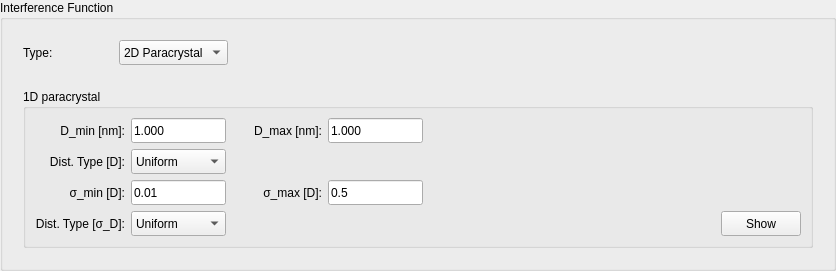
                   <widget class="QGroupBox" name="sampleParameterInterferenceFunctionBox">
                    <property name="sizePolicy">
                     <sizepolicy hsizetype="Preferred" vsizetype="Expanding">
                      <horstretch>0</horstretch>
                      <verstretch>0</verstretch>
                     </sizepolicy>
                    </property>
                    <property name="minimumSize">
                     <size>
                      <width>0</width>
                      <height>0</height>
                     </size>
                    </property>
                    <property name="title">
                     <string>Interference Function</string>
                    </property>
                    <layout class="QVBoxLayout" name="verticalLayout_11">
                     <item>
                      <widget class="QWidget" name="InterferenceFunctionTypeWidget" native="true">
                       <layout class="QHBoxLayout" name="horizontalLayout_7">
                        <item>
                         <widget class="QLabel" name="InterferenceFunctionTypeLabel">
                          <property name="sizePolicy">
                           <sizepolicy hsizetype="Fixed" vsizetype="Fixed">
                            <horstretch>0</horstretch>
                            <verstretch>0</verstretch>
                           </sizepolicy>
                          </property>
                          <property name="minimumSize">
                           <size>
                            <width>90</width>
                            <height>25</height>
                           </size>
                          </property>
                          <property name="maximumSize">
                           <size>
                            <width>16777215</width>
                            <height>16777215</height>
                           </size>
                          </property>
                          <property name="text">
                           <string>Type:</string>
                          </property>
                         </widget>
                        </item>
                        <item>
                         <widget class="QComboBox" name="InterferenceFunctionTypeComBox">
                          <property name="minimumSize">
                           <size>
                            <width>100</width>
                            <height>25</height>
                           </size>
                          </property>
                          <property name="maximumSize">
                           <size>
                            <width>150</width>
                            <height>16777215</height>
                           </size>
                          </property>
                          <item>
                           <property name="text">
                            <string>2D Paracrystal</string>
                           </property>
                          </item>
                          <item>
                           <property name="text">
                            <string>None</string>
                           </property>
                          </item>
                         </widget>
                        </item>
                        <item>
                         <spacer name="InterferenceFunctionTypeSpacer">
                          <property name="orientation">
                           <enum>Qt::Horizontal</enum>
                          </property>
                          <property name="sizeHint" stdset="0">
                           <size>
                            <width>40</width>
                            <height>20</height>
                           </size>
                          </property>
                         </spacer>
                        </item>
                       </layout>
                      </widget>
                     </item>
                     <item>
                      <widget class="QStackedWidget" name="InterferenceFunctionStackedWidgets">
                       <property name="minimumSize">
                        <size>
                         <width>0</width>
                         <height>0</height>
                        </size>
                       </property>
                       <property name="currentIndex">
                        <number>0</number>
                       </property>
                       <widget class="QWidget" name="InterferenceFunction1DParacrystalPage">
                        <layout class="QVBoxLayout" name="verticalLayout_12">
                         <item>
                          <widget class="QGroupBox" name="InterferenceFunction1DParacrystalBox">
                           <property name="title">
                            <string>1D paracrystal</string>
                           </property>
                           <layout class="QGridLayout" name="gridLayout_17">
                            <item row="0" column="0">
                             <widget class="QLabel" name="InterferenceFunction1DParacrystalDMinLabel">
                              <property name="sizePolicy">
                               <sizepolicy hsizetype="Fixed" vsizetype="Fixed">
                                <horstretch>0</horstretch>
                                <verstretch>0</verstretch>
                               </sizepolicy>
                              </property>
                              <property name="minimumSize">
                               <size>
                                <width>90</width>
                                <height>25</height>
                               </size>
                              </property>
                              <property name="maximumSize">
                               <size>
                                <width>16777215</width>
                                <height>16777215</height>
                               </size>
                              </property>
                              <property name="text">
                               <string>D_min [nm]:</string>
                              </property>
                              <property name="alignment">
                               <set>Qt::AlignRight|Qt::AlignTrailing|Qt::AlignVCenter</set>
                              </property>
                             </widget>
                            </item>
                            <item row="0" column="1">
                             <widget class="QLineEdit" name="InterferenceFunction1DParacrystalDMinValue">
                              <property name="minimumSize">
                               <size>
                                <width>95</width>
                                <height>20</height>
                               </size>
                              </property>
                              <property name="maximumSize">
                               <size>
                                <width>95</width>
                                <height>25</height>
                               </size>
                              </property>
                              <property name="text">
                               <string>1.000</string>
                              </property>
                             </widget>
                            </item>
                            <item row="0" column="2">
                             <widget class="QLabel" name="InterferenceFunction1DParacrystalDMaxLabel">
                              <property name="sizePolicy">
                               <sizepolicy hsizetype="Fixed" vsizetype="Fixed">
                                <horstretch>0</horstretch>
                                <verstretch>0</verstretch>
                               </sizepolicy>
                              </property>
                              <property name="minimumSize">
                               <size>
                                <width>90</width>
                                <height>25</height>
                               </size>
                              </property>
                              <property name="maximumSize">
                               <size>
                                <width>16777215</width>
                                <height>16777215</height>
                               </size>
                              </property>
                              <property name="text">
                               <string>D_max [nm]:</string>
                              </property>
                              <property name="alignment">
                               <set>Qt::AlignRight|Qt::AlignTrailing|Qt::AlignVCenter</set>
                              </property>
                             </widget>
                            </item>
                            <item row="0" column="3">
                             <widget class="QLineEdit" name="InterferenceFunction1DParacrystalDMaxValue">
                              <property name="minimumSize">
                               <size>
                                <width>95</width>
                                <height>20</height>
                               </size>
                              </property>
                              <property name="maximumSize">
                               <size>
                                <width>95</width>
                                <height>25</height>
                               </size>
                              </property>
                              <property name="text">
                               <string>1.000</string>
                              </property>
                             </widget>
                            </item>
                            <item row="0" column="4">
                             <spacer name="InterferenceFunction1DParacrystalSpacer">
                              <property name="orientation">
                               <enum>Qt::Horizontal</enum>
                              </property>
                              <property name="sizeHint" stdset="0">
                               <size>
                                <width>292</width>
                                <height>20</height>
                               </size>
                              </property>
                             </spacer>
                            </item>
                            <item row="1" column="0">
                             <widget class="QLabel" name="InterferenceFunction1DParacrystalDistTypeDLabel">
                              <property name="sizePolicy">
                               <sizepolicy hsizetype="Fixed" vsizetype="Fixed">
                                <horstretch>0</horstretch>
                                <verstretch>0</verstretch>
                               </sizepolicy>
                              </property>
                              <property name="minimumSize">
                               <size>
                                <width>90</width>
                                <height>25</height>
                               </size>
                              </property>
                              <property name="maximumSize">
                               <size>
                                <width>16777215</width>
                                <height>16777215</height>
                               </size>
                              </property>
                              <property name="text">
                               <string>Dist. Type [D]:</string>
                              </property>
                              <property name="alignment">
                               <set>Qt::AlignRight|Qt::AlignTrailing|Qt::AlignVCenter</set>
                              </property>
                             </widget>
                            </item>
                            <item row="1" column="1">
                             <widget class="QComboBox" name="InterferenceFunction1DParacrystalDistTypeDCombox">
                              <property name="minimumSize">
                               <size>
                                <width>95</width>
                                <height>25</height>
                               </size>
                              </property>
                              <property name="maximumSize">
                               <size>
                                <width>95</width>
                                <height>16777215</height>
                               </size>
                              </property>
                              <item>
                               <property name="text">
                                <string>Uniform</string>
                               </property>
                              </item>
                              <item>
                               <property name="text">
                                <string>Gaussian</string>
                               </property>
                              </item>
                              <item>
                               <property name="text">
                                <string>Log-normal</string>
                               </property>
                              </item>
                             </widget>
                            </item>
                            <item row="2" column="0">
                             <widget class="QLabel" name="InterferenceFunction1DParacrystalSigmaMinDLabel">
                              <property name="sizePolicy">
                               <sizepolicy hsizetype="Fixed" vsizetype="Fixed">
                                <horstretch>0</horstretch>
                                <verstretch>0</verstretch>
                               </sizepolicy>
                              </property>
                              <property name="minimumSize">
                               <size>
                                <width>90</width>
                                <height>25</height>
                               </size>
                              </property>
                              <property name="maximumSize">
                               <size>
                                <width>16777215</width>
                                <height>16777215</height>
                               </size>
                              </property>
                              <property name="text">
                               <string>σ_min [D]:</string>
                              </property>
                              <property name="alignment">
                               <set>Qt::AlignRight|Qt::AlignTrailing|Qt::AlignVCenter</set>
                              </property>
                             </widget>
                            </item>
                            <item row="2" column="1">
                             <widget class="QLineEdit" name="InterferenceFunction1DParacrystalSigmaMinDValue">
                              <property name="minimumSize">
                               <size>
                                <width>95</width>
                                <height>20</height>
                               </size>
                              </property>
                              <property name="maximumSize">
                               <size>
                                <width>95</width>
                                <height>25</height>
                               </size>
                              </property>
                              <property name="text">
                               <string>0.01</string>
                              </property>
                             </widget>
                            </item>
                            <item row="2" column="2">
                             <widget class="QLabel" name="InterferenceFunction1DParacrystalSigmaMaxDLabel">
                              <property name="sizePolicy">
                               <sizepolicy hsizetype="Fixed" vsizetype="Fixed">
                                <horstretch>0</horstretch>
                                <verstretch>0</verstretch>
                               </sizepolicy>
                              </property>
                              <property name="minimumSize">
                               <size>
                                <width>90</width>
                                <height>25</height>
                               </size>
                              </property>
                              <property name="maximumSize">
                               <size>
                                <width>16777215</width>
                                <height>16777215</height>
                               </size>
                              </property>
                              <property name="text">
                               <string>σ_max [D]:</string>
                              </property>
                              <property name="alignment">
                               <set>Qt::AlignRight|Qt::AlignTrailing|Qt::AlignVCenter</set>
                              </property>
                             </widget>
                            </item>
                            <item row="2" column="3">
                             <widget class="QLineEdit" name="InterferenceFunction1DParacrystalSigmaMaxDValue">
                              <property name="minimumSize">
                               <size>
                                <width>95</width>
                                <height>20</height>
                               </size>
                              </property>
                              <property name="maximumSize">
                               <size>
                                <width>95</width>
                                <height>25</height>
                               </size>
                              </property>
                              <property name="text">
                               <string>0.5</string>
                              </property>
                             </widget>
                            </item>
                            <item row="3" column="0">
                             <widget class="QLabel" name="InterferenceFunction1DParacrystalDistTypeSigmaDLabel">
                              <property name="sizePolicy">
                               <sizepolicy hsizetype="Fixed" vsizetype="Fixed">
                                <horstretch>0</horstretch>
                                <verstretch>0</verstretch>
                               </sizepolicy>
                              </property>
                              <property name="minimumSize">
                               <size>
                                <width>90</width>
                                <height>25</height>
                               </size>
                              </property>
                              <property name="maximumSize">
                               <size>
                                <width>16777215</width>
                                <height>16777215</height>
                               </size>
                              </property>
                              <property name="text">
                               <string>Dist. Type [σ_D]:</string>
                              </property>
                              <property name="alignment">
                               <set>Qt::AlignRight|Qt::AlignTrailing|Qt::AlignVCenter</set>
                              </property>
                             </widget>
                            </item>
                            <item row="3" column="1">
                             <widget class="QComboBox" name="InterferenceFunction1DParacrystalDistTypeSigmaDCombox">
                              <property name="minimumSize">
                               <size>
                                <width>95</width>
                                <height>25</height>
                               </size>
                              </property>
                              <property name="maximumSize">
                               <size>
                                <width>95</width>
                                <height>16777215</height>
                               </size>
                              </property>
                              <item>
                               <property name="text">
                                <string>Uniform</string>
                               </property>
                              </item>
                              <item>
                               <property name="text">
                                <string>Gaussian</string>
                               </property>
                              </item>
                              <item>
                               <property name="text">
                                <string>Log-normal</string>
                               </property>
                              </item>
                             </widget>
                            </item>
                            <item row="3" column="5">
                             <widget class="QPushButton" name="InterferenceFunction1DParacrystalShowButton">
                              <property name="sizePolicy">
                               <sizepolicy hsizetype="Fixed" vsizetype="Fixed">
                                <horstretch>0</horstretch>
                                <verstretch>0</verstretch>
                               </sizepolicy>
                              </property>
                              <property name="minimumSize">
                               <size>
                                <width>0</width>
                                <height>25</height>
                               </size>
                              </property>
                              <property name="layoutDirection">
                               <enum>Qt::LeftToRight</enum>
                              </property>
                              <property name="text">
                               <string>Show</string>
                              </property>
                             </widget>
                            </item>
                           </layout>
                          </widget>
                         </item>
                        </layout>
                       </widget>
                       <widget class="QWidget" name="page_6">
                        <layout class="QGridLayout" name="gridLayout_7"/>
                       </widget>
                      </widget>
                     </item>
                    </layout>
                   </widget>
